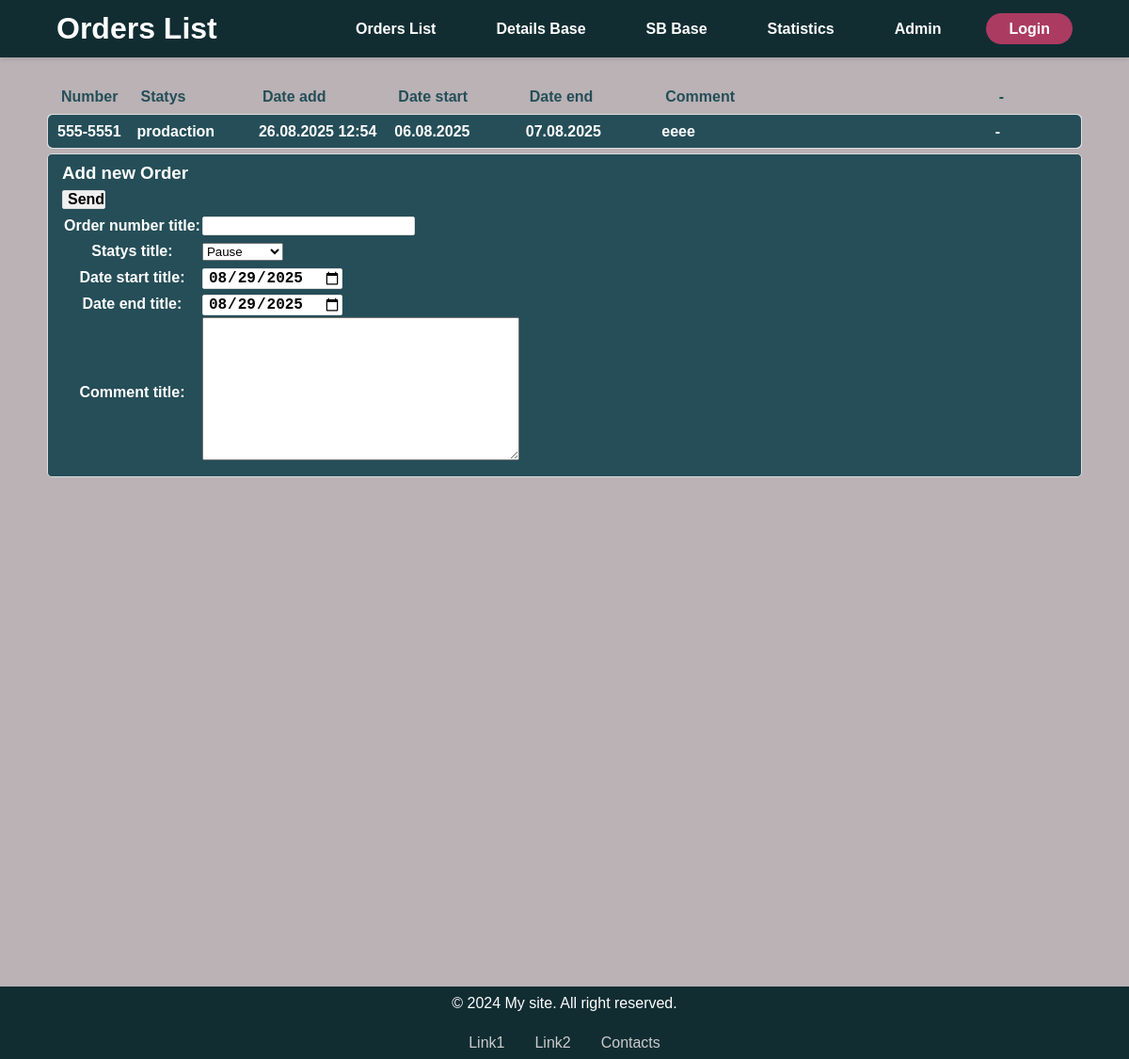
/, run on an earlier commit of the app's database.
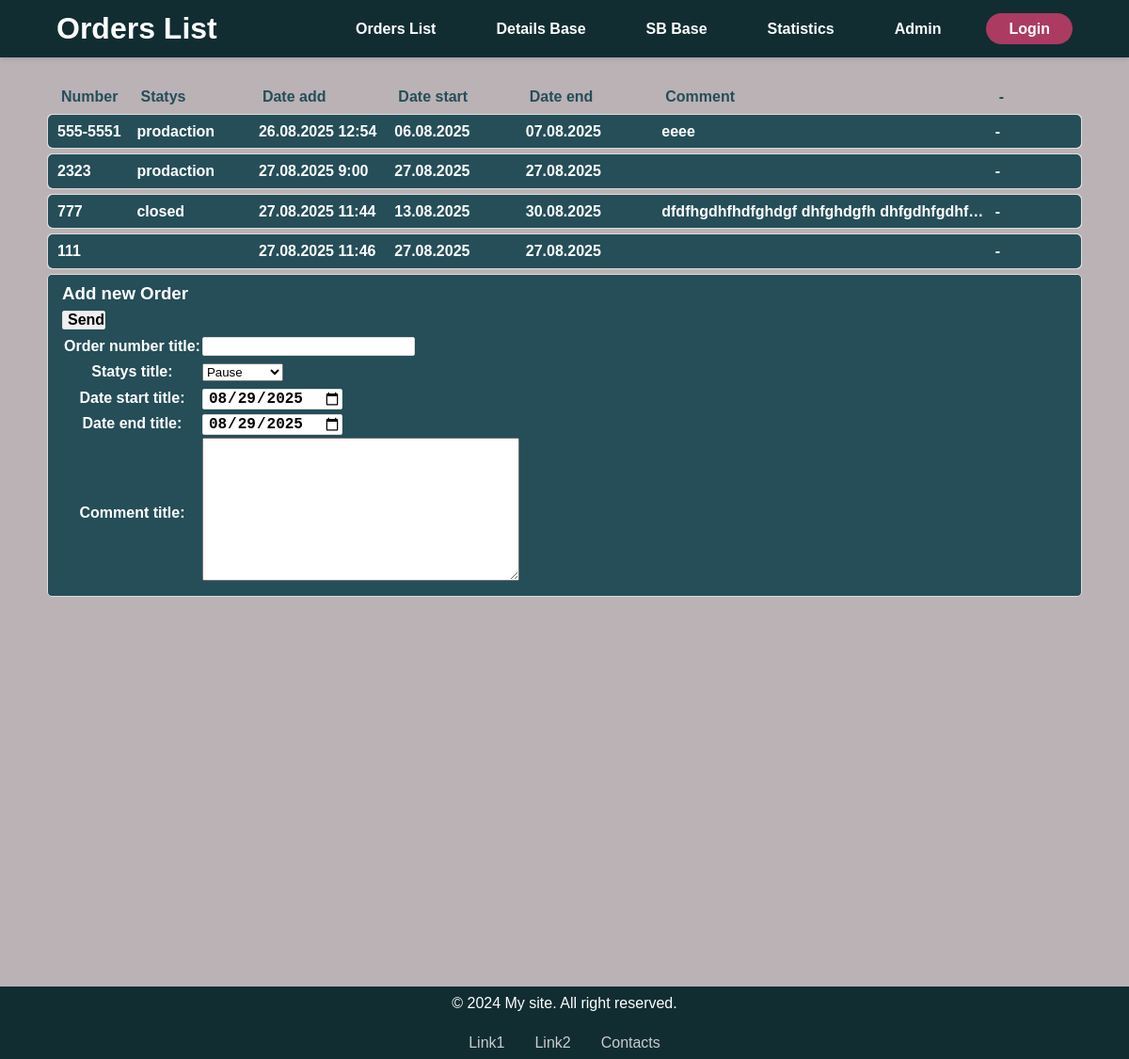
And on a later commit of the database.
### OrdersList/models.py (models this page shows)
class Order(models.Model):
    order_number        = models.CharField("Order number title", max_length=9)
    statys              = models.CharField("Statys title", max_length=15, choices=STATYS_CHOICES, default="Pause")
    date_add            = models.DateTimeField("Date add title", default=datetime.now())
    date_start          = models.DateField("Date start title", default=date.today())
    date_end            = models.DateField("Date end title", default=date.today())
    comment             = models.TextField("Comment title", null=True, blank=True)

### OrdersList/views.py (the view)
# urls.py: path('', OrdersList.views.ordersList, name='urlOrdersList'),
def ordersList(request):
    orders = Order.objects.all()
    order_form = OrderForm()
    context = {'orders': orders, 'order_form': order_form}
    return render(request, 'ordersList.html', context)

### OrdersList/forms.py
class OrderForm(ModelForm):
    class Meta:
        model = Order
        fields = ["order_number", "statys", "date_start", "date_end", "comment"]
        widgets = {
            "date_start": DateInput(attrs={'type': 'date'}), #Textarea(attrs={"cols": 80, "rows": 20}),
            "date_end": DateInput(attrs={'type': 'date'}),
        }
        error_messages = {
            "order_number": {
                "max_length": "This Order number is too long.",
            },
        }

### OrdersList/templates/ordersList.html (shortened to what this page needs)
{% extends "base.html" %}
{% block header %}Orders List{% endblock header %}
{% block content %}
{% load static %}
<link rel="stylesheet" type="text/css" href="{% static 'OrdersListStyles.css' %}" />
<div>
	<div class="order_caption">
		<span class="order_element_number">Number</span>
		<span class="order_element_statys">Statys</span>
		<span class="order_element_add">Date add</span>
		<span class="order_element_start">Date start</span>
		<span class="order_element_stop">Date end</span>
		<span class="order_element_comm">Comment</span>
		<span class="order_element_buttons">-</span>
	</div>
	{% for order in orders %}
	<details>
		<summary>
			<span class="order_element_number">{{ order.order_number }} </span>
			<span class="order_element_statys">{{ order.statys }} </span>
			<span class="order_element_add">{{ order.date_add|date:"d.m.Y G:i" }} </span>
			<span class="order_element_start">{{ order.date_start|date:"d.m.Y" }} </span>
			<span class="order_element_stop">{{ order.date_end|date:"d.m.Y" }} </span>
			<span class="order_element_comm">{{ order.comment }} </span>
			<span class="order_element_buttons">-</span>
		</summary>
	</details>
	{% endfor %}
	<div class="order_form">
	<h3> Add new Order </h3>
	<form method="post" action="post_new_order/">
		<table>
			{{ order_form.as_table }}
			<tr><input type="submit" value="Send" ></tr>
		</table>
	</form>
	</div>
</div>
{% endblock content %}

What changed in the data, as far as the page shows it:
added Order: order_number "2323", statys "prodaction", date_add "27.08.2025 9:00", date_start "27.08.2025", date_end "27.08.2025"
added Order: order_number "777", statys "closed", date_add "27.08.2025 11:44", date_start "13.08.2025", date_end "30.08.2025", comment "dfdfhgdhfhdfghdgf dhfghdgfh dhfgdhfgdhf…"
added Order: order_number "111", date_add "27.08.2025 11:46", date_start "27.08.2025", date_end "27.08.2025"
